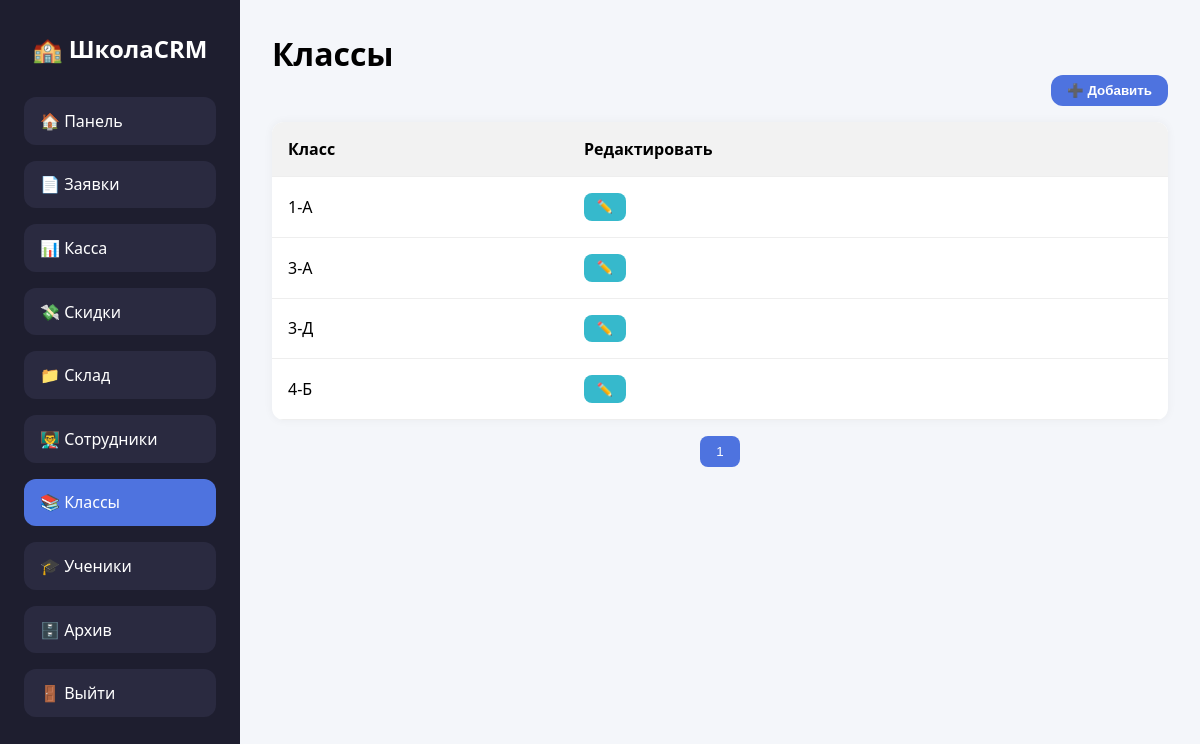
/class/ (signed in), run on the app's committed database.
### application/models.py (models this page shows, shortened)
class SchoolClass(models.Model):
    name = models.CharField(max_length=20, unique=True)  # e.g., "1-A", "2-B"

### application/views.py (the view, shortened to what this page needs)
# urls.py: path('class/',views.ClassView.as_view(),name='class'),
class ClassView(LoginRequiredMixin,TemplateView):
   login_url = reverse_lazy('login')
   template_name = 'class.html'
   def get_context_data(self, *, object_list=None, **kwargs):
      context = super().get_context_data(**kwargs)
      context['class']=SchoolClass.objects.all()
      return context

### application/templates/class.html (shortened to what this page needs)
<!DOCTYPE html>
<html lang="ru">
<head>
</head>
<body>
  <div class="sidebar">
    <h2>🏫 ШколаCRM</h2>
    <nav class="menu">
      <a href="{% url 'dashboard' %}" class="menu-link">🏠 Панель</a>
      {% if request.user.profile.position == 'admin' %}
      <a href="{% url 'approve' %}" class="menu-link">📄 Заявки</a>
         <a href="{% url 'kassa' %}" class="menu-link   ">📊 Касса</a>
        <a href="{% url 'discount' %}" class="menu-link ">💸 Скидки</a>
         <a href="{% url 'warehouse' %}" class="menu-link  ">📁 Склад</a>
      <a href="{% url 'staff' %}" class="menu-link ">👨‍🏫 Сотрудники</a>
        <a href="{% url 'class' %}" class="menu-link active ">📚 Классы</a>
      <a href="{% url 'student' %}" class="menu-link">🎓 Ученики</a>
      <a href="{% url 'archive' %}" class="menu-link">🗄️ Архив</a>
       <a href="{% url 'logout' %}" class="menu-link">🚪 Выйти</a>
              {% endif %}
    </nav>
  </div>
  <div class="main">
    <h1>Классы</h1>
    <div class="top-bar">
      <button class="btn-add" >➕ Добавить</button>
    </div>
    <table id="staffTable">
      <thead>
        <tr>
       <th>Класс</th>
      <th>Редактировать</th>
        </tr>
      </thead>
      <tbody id="staffBody">
      {% for item in class %}
        <tr class="staff-row">
          <td data-label="Класс">{{item.name}}</td>
          <td data-label="Действия">
<button class="btn edit"
  onclick="editStaff(this)"
  data-id="{{ item.id }}"
  data-name="{{ item.name }}"
>
  ✏️
</button>
  </td>
</tr>
    {% endfor %}
      </tbody>
    </table>
   <div class="pagination" id="paginationContainer"></div>
</body>
</html>

### application/templates/class.html (style rules this page uses)
* { box-sizing: border-box; margin: 0; padding: 0; }
body { font-family: 'Segoe UI', sans-serif; background: #f4f6fa; display: flex; min-height: 100vh; }
.sidebar { width: 240px; background-color: #1e1e2f; color: white; padding: 2rem 1.5rem; display: flex; flex-direction: column; flex-shrink: 0; }
.sidebar h2 { font-size: 24px; margin-bottom: 2rem; text-align: center; }
.menu { display: flex; flex-direction: column; gap: 1rem; }
.menu-link { display: block; background-color: #2a2a40; padding: 0.8rem 1rem; border-radius: 12px; color: white; text-decoration: none; font-weight: 500; transition: 0.3s ease; }
.menu-link.active { background-color: #4e73df; color: white; }
.main { flex: 1; padding: 2rem; }
.top-bar { display: flex; flex-wrap: wrap; justify-content: space-between; align-items: center; margin-bottom: 1rem; }
.btn-add { background: #4e73df; color: white; border: none; padding: 0.5rem 1rem; border-radius: 12px; font-weight: bold; cursor: pointer; margin-left: 1rem; }
table { width: 100%; border-collapse: collapse; background: white; border-radius: 12px; overflow: hidden; box-shadow: 0 0 10px rgba(0,0,0,0.05); }
th, td { padding: 1rem; text-align: left; border-bottom: 1px solid #eee; }
th { background: #f2f2f2; }
.btn { padding: 0.4rem 0.8rem; font-size: 13px; font-weight: 600; border: none; border-radius: 8px; cursor: pointer; transition: 0.2s ease; }
.btn.edit { background-color: #36b9cc; color: white; }
.pagination { margin-top: 1rem; display: flex; gap: 0.5rem; justify-content: center; }

### data on the page
SchoolClass: name "1-А"
SchoolClass: name "3-А"
SchoolClass: name "3-Д"
SchoolClass: name "4-Б"
